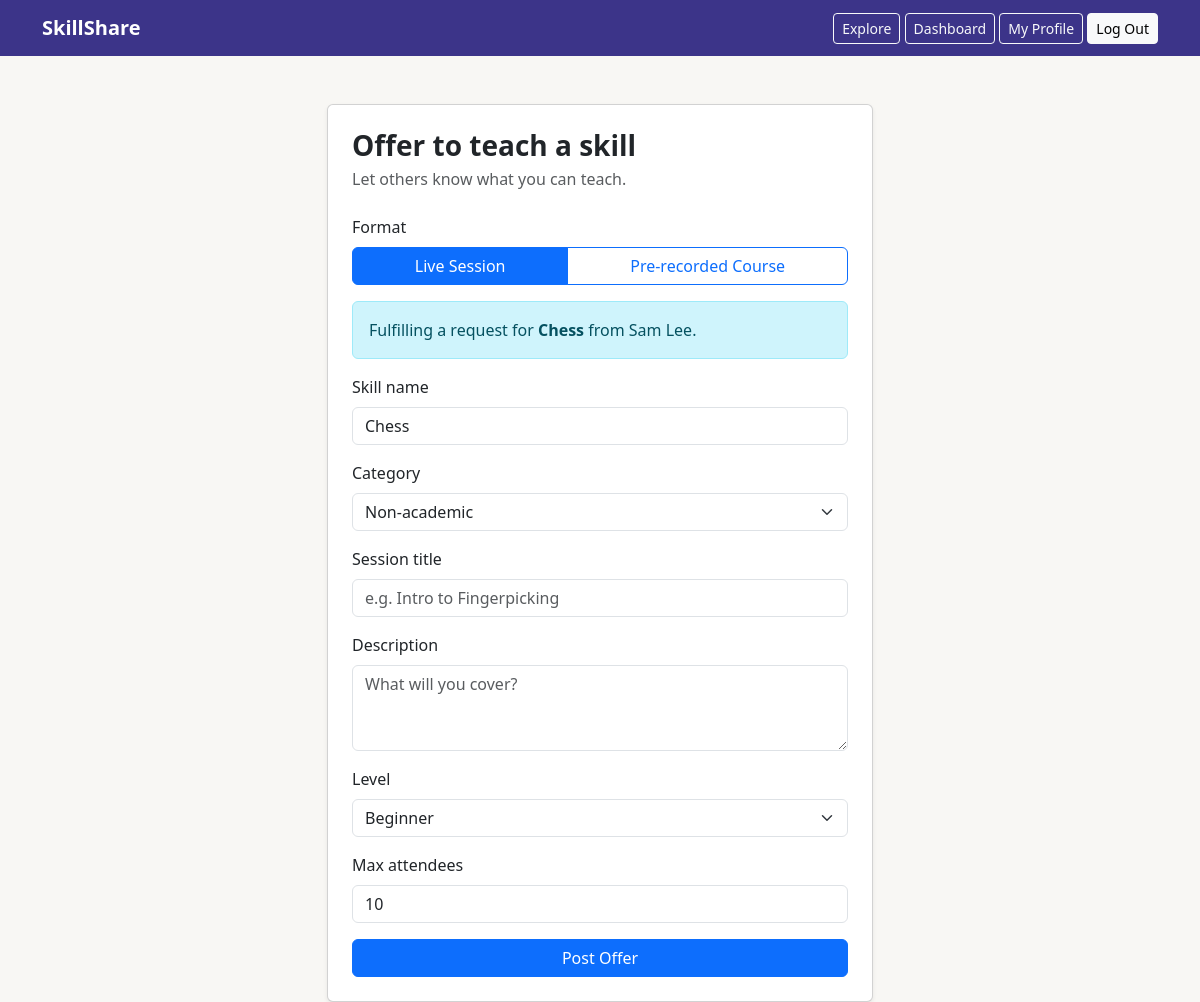
Screenshot of /offers/new?request_id=1 (signed in) with the database file from the repository.
### models.py (models this page shows, shortened)
class Skill(db.Model):
    id = db.Column(db.Integer, primary_key=True)
    name = db.Column(db.String(100), nullable=False)
    category = db.Column(db.String(50), nullable=False)  # e.g. Technology, Music, Sports

class User(UserMixin, db.Model):
    id = db.Column(db.Integer, primary_key=True)
    name = db.Column(db.String(100), nullable=False)
    email = db.Column(db.String(120), unique=True, nullable=False)
    password_hash = db.Column(db.String(200), nullable=False)
    bio = db.Column(db.Text, nullable=True)
    grade = db.Column(db.String(20), nullable=True)
    courses_completed = db.Column(db.Text, nullable=True)  # free text, e.g. "AP Bio, Algebra II, Spanish 3"

### app.py (the view, shortened to what this page needs)
@app.route("/offers/new", methods=["GET", "POST"])
@login_required
def new_offer():
    request_id = request.values.get("request_id", type=int)
    fulfilling_request = Request.query.get(request_id) if request_id else None
    offer_format = request.values.get("format", "live")
    return render_template("new_offer.html", fulfilling_request=fulfilling_request, offer_format=offer_format)

### app.py (called while the page is built)
@login_manager.user_loader
def load_user(user_id):
    return User.query.get(int(user_id))

### templates/new_offer.html (shortened to what this page needs)
{% extends "base.html" %}
{% block content %}
<div class="row justify-content-center">
    <div class="col-md-6">
        <div class="card shadow-sm mt-4">
            <div class="card-body p-4">
                <h3 class="card-title mb-1 fw-bold">Offer to teach a skill</h3>
                <p class="text-muted mb-4">Let others know what you can teach.</p>
                <form method="POST">
                    <div class="mb-3">
                        <label class="form-label d-block">Format</label>
                        <div class="btn-group w-100" role="group">
                            <label class="btn btn-outline-primary" for="format_live">Live Session</label>
                            <label class="btn btn-outline-primary" for="format_recorded">Pre-recorded Course</label>
                        </div>
                    </div>
                    {% if fulfilling_request %}
                        <div class="alert alert-info">
                            Fulfilling a request for <strong>{{ fulfilling_request.skill.name }}</strong>
                            from {{ fulfilling_request.student.name }}.
                        </div>
                    {% endif %}
                    <div class="mb-3">
                        <label class="form-label">Skill name</label>
                        <input type="text" name="skill_name" class="form-control"
                               value="{{ fulfilling_request.skill.name if fulfilling_request else '' }}"
                               placeholder="e.g. Guitar, Calculus, Rubik's Cube" required>
                    </div>
                    <div class="mb-3">
                        <label class="form-label">Category</label>
                        <select name="category" class="form-select" required>
                            <option value="Non-academic" {% if fulfilling_request and fulfilling_request.skill.category == "Non-academic" %}selected{% endif %}>Non-academic</option>
                        </select>
                    </div>
                    <div class="mb-3">
                        <label class="form-label">Session title</label>
                        <input type="text" name="title" class="form-control" placeholder="e.g. Intro to Fingerpicking" required>
                    </div>
                    <div class="mb-3">
                        <label class="form-label">Description</label>
                        <textarea name="description" class="form-control" rows="3" placeholder="What will you cover?"></textarea>
                    </div>
                    <div class="mb-3">
                        <label class="form-label">Level</label>
                        <select name="level" class="form-select" required>
                            <option value="Beginner">Beginner</option>
                        </select>
                    </div>
                    <div class="mb-3" id="max_attendees_field">
                        <label class="form-label">Max attendees</label>
                        <input type="number" name="max_attendees" class="form-control" value="10" min="1" max="50">
                    </div>
                    <button type="submit" class="btn btn-primary w-100">Post Offer</button>
                </form>
            </div>
        </div>
    </div>
</div>
{% endblock %}

### static/style.css (style rules this page uses)
body { background-color: #f8f7f4; }

### rows the page displays
Skill: skill.name "Chess", skill_name "Chess", category "Non-academic"
User: student.name "Sam Lee"
